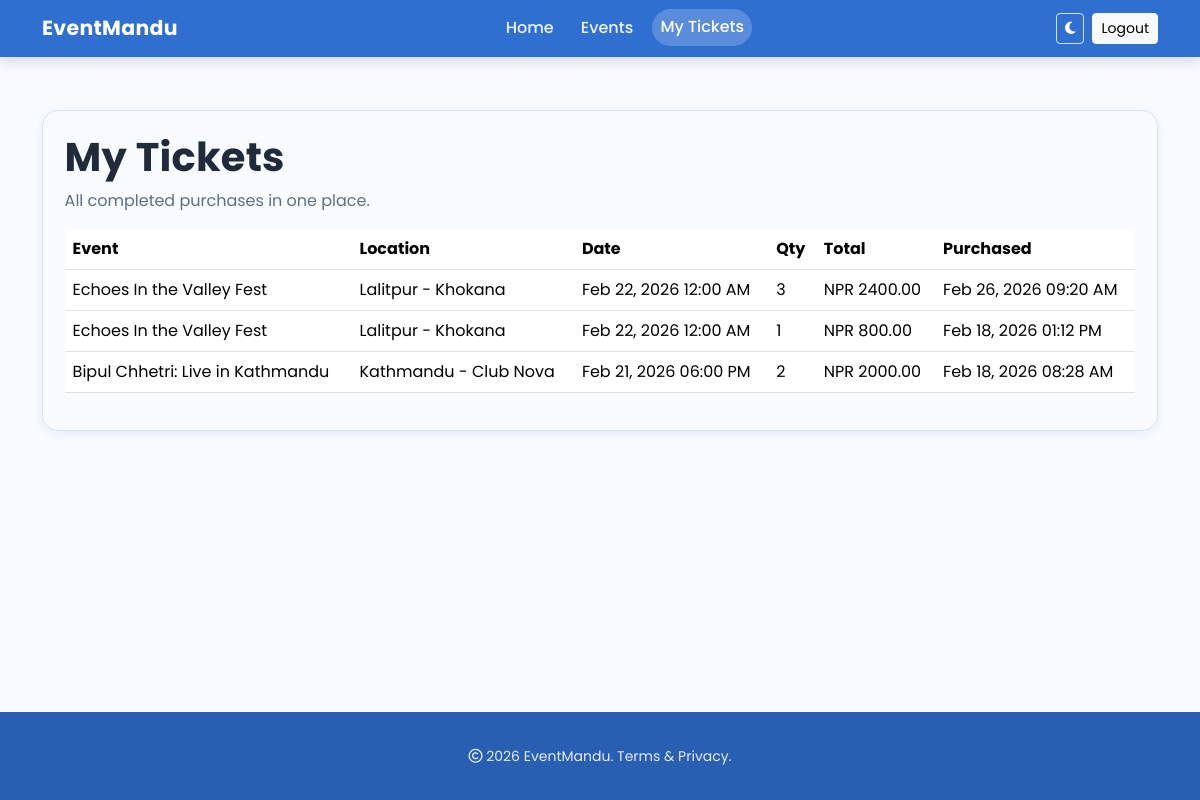
Screenshot of /tickets/ (signed in) with the database file from the repository.
### events/models.py (models this page shows, shortened)
class TicketPurchase(models.Model):
    STATUS_INITIATED = "initiated"
    STATUS_COMPLETED = "completed"
    STATUS_CANCELED = "canceled"
    STATUS_FAILED = "failed"
    STATUS_CHOICES = [
        (STATUS_INITIATED, "Initiated"),
        (STATUS_COMPLETED, "Completed"),
        (STATUS_CANCELED, "Canceled"),
        (STATUS_FAILED, "Failed"),
    ]
    user = models.ForeignKey("auth.User", on_delete=models.CASCADE, related_name="ticket_purchases")
    event = models.ForeignKey(Event, on_delete=models.CASCADE, related_name="ticket_purchases")
    quantity = models.PositiveIntegerField()
    total_amount = models.DecimalField(max_digits=10, decimal_places=2)
    status = models.CharField(max_length=20, choices=STATUS_CHOICES, default=STATUS_INITIATED)
    khalti_pidx = models.CharField(max_length=120, blank=True, null=True, db_index=True)
    khalti_txn_id = models.CharField(max_length=120, blank=True, null=True)
    purchase_order_id = models.CharField(max_length=120, unique=True)
    reservation_expires_at = models.DateTimeField(null=True, blank=True, db_index=True)
    created_at = models.DateTimeField(auto_now_add=True)

class Event(models.Model):
    APPROVAL_PENDING = "pending"
    APPROVAL_APPROVED = "approved"
    APPROVAL_REJECTED = "rejected"
    APPROVAL_CHOICES = [
        (APPROVAL_PENDING, "Pending"),
        (APPROVAL_APPROVED, "Approved"),
        (APPROVAL_REJECTED, "Rejected"),
    ]
    title = models.CharField(max_length=200)
    description = models.TextField()
    organizer = models.ForeignKey(
        settings.AUTH_USER_MODEL,
        on_delete=models.SET_NULL,
        null=True,
        blank=True,
        related_name="organized_events",
    )
    venue = models.ForeignKey(Venue, on_delete=models.CASCADE)
    category = models.ForeignKey(Category, on_delete=models.CASCADE, null=True)
    start_date = models.DateTimeField()
    end_date = models.DateTimeField()
    price = models.DecimalField(max_digits=8, decimal_places=2)
    popularity = models.IntegerField(
        default=1,
        validators=[MinValueValidator(1), MaxValueValidator(5)],
    )  # 1-5 scale
    is_active = models.BooleanField(default=True)
    approval_status = models.CharField(
        max_length=20,
        choices=APPROVAL_CHOICES,
        default=APPROVAL_PENDING,
        db_index=True,
    )
    approved_by = models.ForeignKey(
        settings.AUTH_USER_MODEL,
        on_delete=models.SET_NULL,
        null=True,
        blank=True,
        related_name="approved_events",
    )
    approved_at = models.DateTimeField(null=True, blank=True)
    image = models.ImageField(upload_to="events/", null=True, blank=True)
    class Meta:
        constraints = [
            models.CheckConstraint(
                condition=models.Q(popularity__gte=1, popularity__lte=5),
                name="event_popularity_1_5",
            )
        ]

class Venue(models.Model):
    name = models.CharField(max_length=200)
    address = models.TextField()
    capacity = models.IntegerField()
    latitude = models.FloatField()
    longitude = models.FloatField()
    city = models.CharField(max_length=100)

### events/views.py (the view)
# urls.py: path('tickets/', views.tickets_view, name='tickets'),
@login_required
def tickets_view(request):
    tickets = (
        TicketPurchase.objects.filter(user=request.user, status=TicketPurchase.STATUS_COMPLETED)
        .select_related("event", "event__venue")
        .order_by("-created_at")
    )
    return render(request, "tickets.html", {"tickets": tickets})

### events/context_processors.py (called while the page is built)
def user_role(request):
    role = None
    if request.user.is_authenticated:
        role = get_user_role(request.user)
    return {"user_role": role}

### events/roles.py (called while the page is built)
def get_user_role(user):
    if not user.is_authenticated:
        return None
    if user.is_superuser:
        return UserRole.ROLE_ADMIN
    role_profile, _ = UserRole.objects.get_or_create(user=user)
    return role_profile.role

### templates/tickets.html (shortened to what this page needs)
{% load static %}
<!doctype html>
<html lang="en" data-bs-theme="light">
  <head>
    <link
      href="https://cdn.jsdelivr.net/npm/bootstrap@5.3.2/dist/css/bootstrap.min.css"
      rel="stylesheet"
    />
    <link
      rel="stylesheet"
      href="https://cdnjs.cloudflare.com/ajax/libs/font-awesome/6.5.2/css/all.min.css"
    />
    <link rel="stylesheet" href="{% static 'css/style.css' %}?v=20260228a" />
  </head>
  <body class="d-flex flex-column min-vh-100">
    <nav class="navbar navbar-expand-lg fixed-top brand-nav navbar-dark">
      <div class="container">
        <a class="navbar-brand brand-name" href="{% url 'home' %}"
          >EventMandu</a
        >
        <div class="collapse navbar-collapse" id="navbarNav">
          <ul class="navbar-nav mx-auto text-center">
            <li class="nav-item">
              <a class="nav-link" href="{% url 'home' %}">Home</a>
            </li>
            <li class="nav-item">
              <a class="nav-link" href="{% url 'events' %}">Events</a>
            </li>
            <li class="nav-item">
              <a
                class="nav-link {% if request.resolver_match.url_name == 'tickets' %}active{% endif %}"
                href="{% url 'tickets' %}"
                >My Tickets</a
              >
            </li>
          </ul>
          <div class="d-flex align-items-center gap-2 justify-content-center">
            <button
              class="btn btn-sm theme-toggle"
              id="themeToggle"
              type="button"
              aria-label="Toggle theme"
            >
              <i class="fa-solid fa-moon"></i>
            </button>
            <a class="btn btn-sm btn-light" href="{% url 'logout' %}">Logout</a>
          </div>
        </div>
      </div>
    </nav>
    <main class="section-space pt-4 flex-grow-1">
      <div class="container">
        <section class="tickets-card">
          <h1 class="section-title mb-2">My Tickets</h1>
          <p class="section-subtitle mb-3">
            All completed purchases in one place.
          </p>
          {% if tickets %}
          <div class="table-responsive">
            <table class="table align-middle">
              <thead>
                <tr>
                  <th>Event</th>
                  <th>Location</th>
                  <th>Date</th>
                  <th>Qty</th>
                  <th>Total</th>
                  <th>Purchased</th>
                </tr>
              </thead>
              <tbody>
                {% for ticket in tickets %}
                <tr>
                  <td>{{ ticket.event.title }}</td>
                  <td>
                    {{ ticket.event.venue.city }} - {{ ticket.event.venue.name}}
                  </td>
                  <td>{{ ticket.event.end_date|date:"M d, Y h:i A" }}</td>
                  <td>{{ ticket.quantity }}</td>
                  <td>NPR {{ ticket.total_amount }}</td>
                  <td>{{ ticket.created_at|date:"M d, Y h:i A" }}</td>
                </tr>
                {% endfor %}
              </tbody>
            </table>
          </div>
          {% else %}
          <div class="alert alert-info mb-0">
            You have not purchased any tickets yet.
          </div>
          {% endif %}
        </section>
      </div>
    </main>
    <footer class="site-footer">
      <div class="container text-center">
        <small
          ><i class="fa-regular fa-copyright"></i> 2026 EventMandu. Terms &
          Privacy.</small
        >
      </div>
    </footer>
  </body>
</html>

### static/css/style.css (style rules this page uses)
:root { --primary: #2f6fd0; --accent: #ff7a59; --bg: #f8fbff; --bg-soft: #eef4ff; --text: #1f2a3a; --muted: #5d6f86; --slate: #32465e; --line: #d8e4f6; --radius: 16px; --radius-sm: 12px; --shadow: 0 18px 42px rgba(13, 71, 161, 0.12); --shadow-card: 0 3px 10px rgba(13, 71, 161, 0.08); --shadow-card-hover: 0 3px 10px rgba(13, 71, 161, 0.1); --nav-offset: 110px; --nav-offset-mobile: 96px; }
* { box-sizing: border-box; }
html, body { min-height: 100%; }
body { margin: 0; padding-top: 0; background: var(--bg); color: var(--text); font-family: "Poppins", "Montserrat", sans-serif; display: flex; flex-direction: column; min-height: 100vh; }
a { color: inherit; text-decoration: none; }
.section-space { padding: 5.5rem 0; }
main { flex: 1 0 auto; padding-top: var(--nav-offset) !important; }
main.pt-4 { padding-top: var(--nav-offset) !important; }
.section-title { font-weight: 700; letter-spacing: 0.2px; }
.section-subtitle { color: var(--muted); }
.brand-nav { background: var(--primary); box-shadow: 0 4px 12px rgba(10, 25, 48, 0.16); }
.brand-name { font-weight: 700; font-size: 1.28rem; letter-spacing: 0.3px; }
.brand-nav .nav-link { color: #eff5ff; font-weight: 500; margin: 0 0.35rem; border-radius: 999px; padding: 0.4rem 0.85rem; transition: background-color 0.25s ease, transform 0.25s ease; }
.brand-nav .nav-link:hover, .brand-nav .nav-link.active { color: #ffffff; background-color: rgba(255, 255, 255, 0.2); transform: translateY(-1px); }
.theme-toggle { border: 1px solid rgba(255, 255, 255, 0.8); color: #ffffff; }
.feature-card, .event-card, .soft-card, .auth-card, .tickets-card { background: var(--bg); border: 1px solid var(--line); border-radius: var(--radius); box-shadow: var(--shadow-card); }
.auth-card, .tickets-card, .soft-card { padding: 1.35rem; }
footer.site-footer { margin-top: auto; padding: 2rem 0; background: #285fb2; color: #e5ecfb; }

### rows the page displays
TicketPurchase: event "Echoes In the Valley Fest", event.venue.city "Lalitpur", event.venue.name "Khokana", event.end_date "Feb 22, 2026 12:00 AM", quantity "3", total_amount "2400.00", created_at "Feb 26, 2026 09:20 AM"
TicketPurchase: event "Echoes In the Valley Fest", event.venue.city "Lalitpur", event.venue.name "Khokana", event.end_date "Feb 22, 2026 12:00 AM", quantity "1", total_amount "800.00", created_at "Feb 18, 2026 01:12 PM"
TicketPurchase: event "Bipul Chhetri: Live in Kathmandu", event.venue.city "Kathmandu", event.venue.name "Club Nova", event.end_date "Feb 21, 2026 06:00 PM", quantity "2", total_amount "2000.00", created_at "Feb 18, 2026 08:28 AM"
